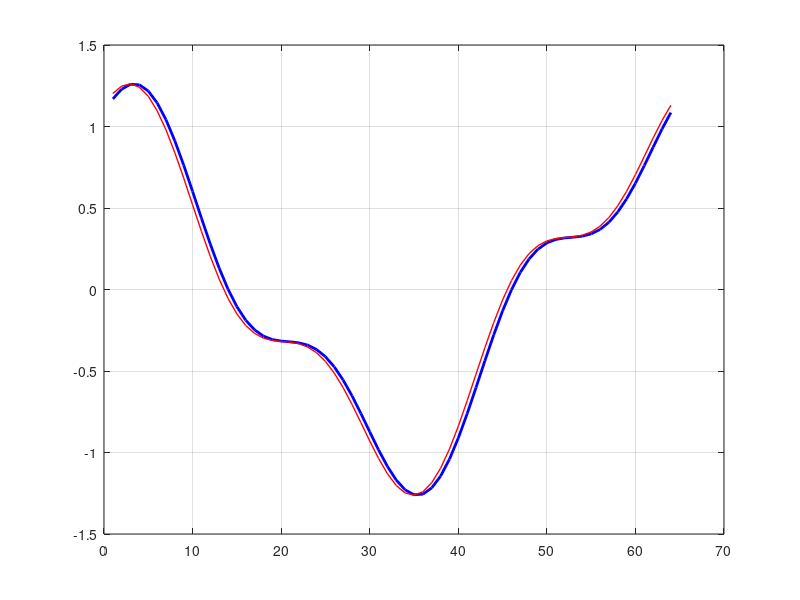

MATLAB code to generate this figure:
clc ;
clear all ;
N = 64 ;
argrange = 0:N-1 ;
shift = 0.5 ;
%x = argrange ;
x = cos(2*pi/N*argrange)+0.3*sin(2*pi/N*3*argrange+0.6) ;
X = fft(x) ;
phaserange = [0:N/2,-N/2+1:-1] ;
phasor1 = exp(1j*2*pi/N*(argrange)*shift) ;
phasor2 = exp(1j*2*pi/N*(phaserange)*shift) ;
%hold off, plot(imag(phasor1),'LineWidth',2) ;
%hold on, plot(imag(phasor2),'r-','LineWidth',2) ;
Y = X.*phasor2 ;
%[X.',Y.']
y = ifft(Y) ;
hold off, plot(x,'b-','LineWidth',2) ;
hold on, plot(real(y),'r-','LineWidth',1) ;
grid on ;

